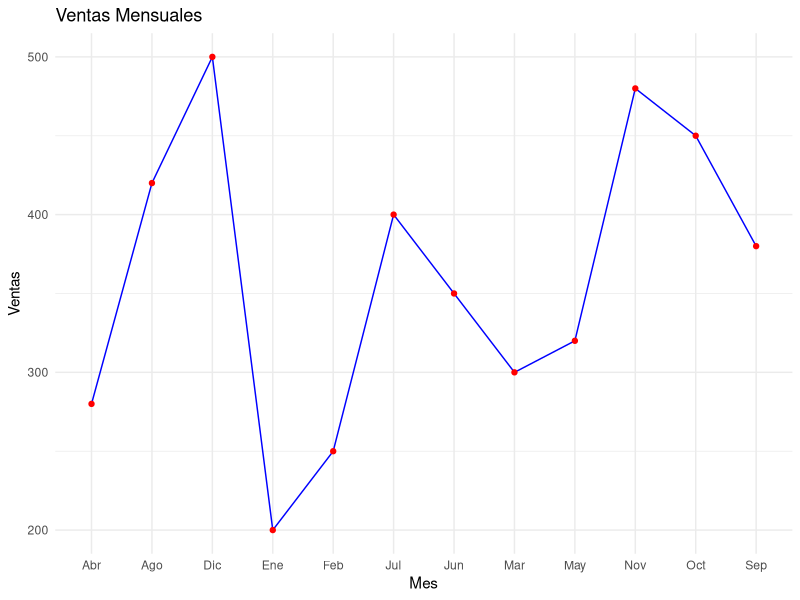

Recreate this plot in R.

# Rscript cvs_en_r.r 
#
# Cargar librería necesaria
library(ggplot2)

# Leer archivo CSV
data <- read.csv("ventas_mensuales.csv")

# Crear gráfico de líneas
# Ajuste del mapeo estético con group = 1

ggplot(data, aes(x = Mes, y = Ventas, group = 1)) + 
  geom_line(color = "blue") +
  geom_point(color = "red") +
  labs(title = "Ventas Mensuales", x = "Mes", y = "Ventas") +
  theme_minimal()

# REFERENCIA
# OpenAI (2024). ChatGPT (Versión del 03 de Julio)
# [Genera Archivo CSV con Gráfico].
# https://chatgpt.com/share/bb7bd828-25d4-423c-8c2b-f488e1c5e727

